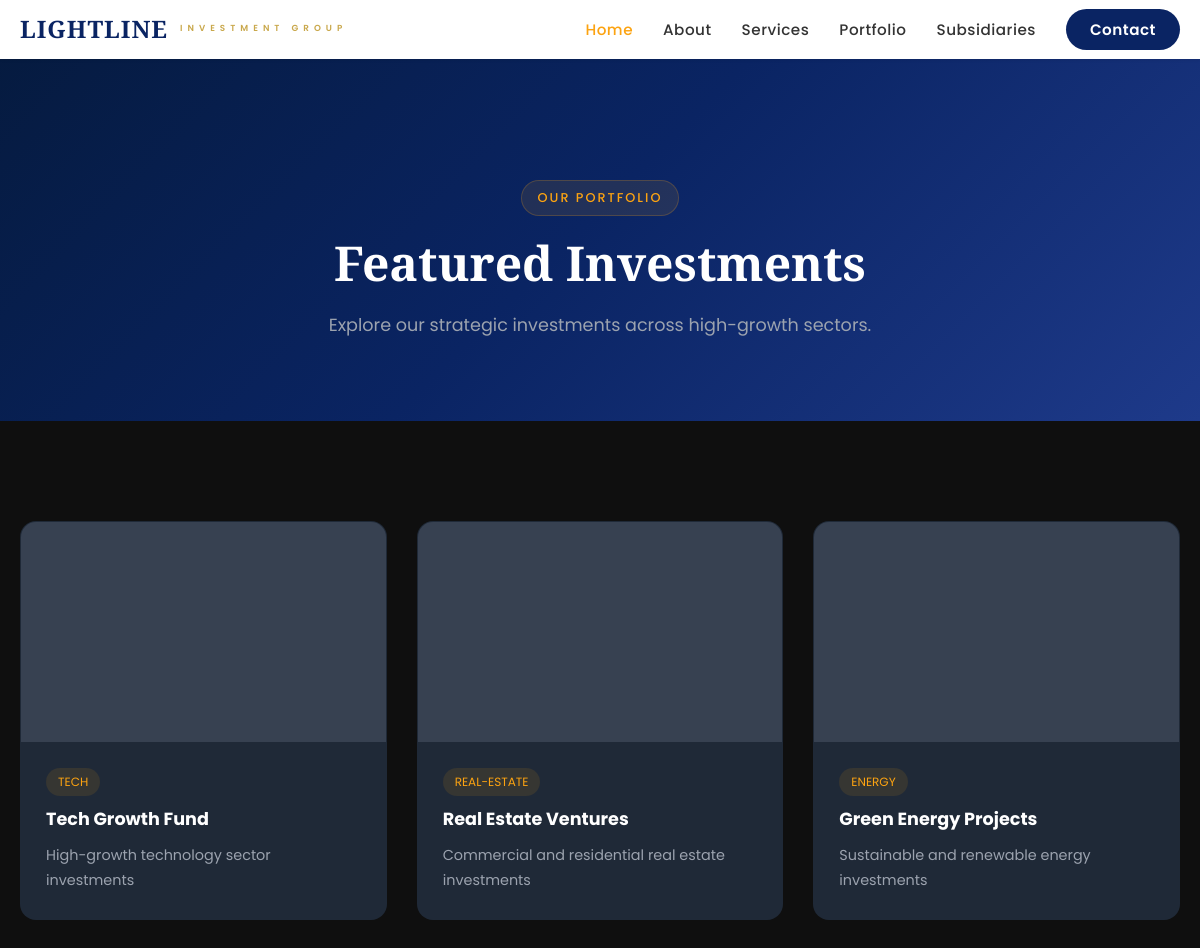
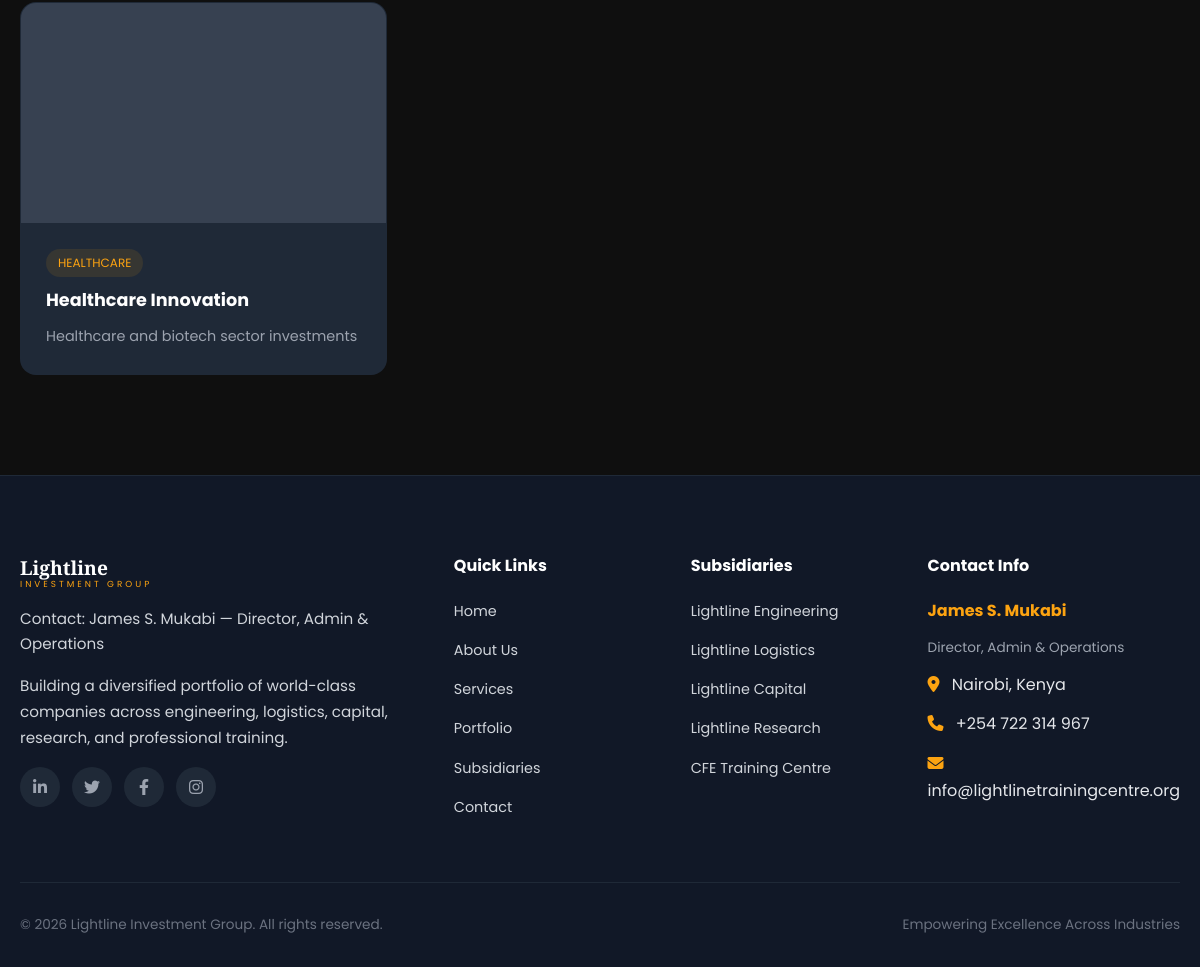
The app's page /portfolio with its own data (2 pictures, top to bottom).
### tables this page shows
CREATE TABLE portfolio (
                id INTEGER PRIMARY KEY AUTOINCREMENT,
                title TEXT NOT NULL,
                description TEXT,
                image_url TEXT,
                category TEXT,
                link TEXT,
                order_num INTEGER DEFAULT 0,
                is_active INTEGER DEFAULT 1,
                created_at TIMESTAMP DEFAULT CURRENT_TIMESTAMP
            );

### blueprints/main_bp.py (the view)
@main_bp.route('/portfolio')
def portfolio():
    conn = get_db()
    portfolio = conn.execute('SELECT * FROM portfolio WHERE is_active=1 ORDER BY order_num').fetchall()
    conn.close()
    return render_template('main/portfolio.html', portfolio=portfolio)

### blueprints/main_bp.py (called while the page is built)
def get_db():
    conn = sqlite3.connect(DB_PATH)
    conn.row_factory = sqlite3.Row
    return conn

### templates/main/portfolio.html (shortened to what this page needs)
{% extends "main/base.html" %}
{% block content %}
<section class="page-header">
    <div class="container">
        <span class="section-tag" data-aos="fade-up">Our Portfolio</span>
        <h1 data-aos="fade-up" data-aos-delay="100">Featured Investments</h1>
        <p data-aos="fade-up" data-aos-delay="200">Explore our strategic investments across high-growth sectors.</p>
    </div>
</section>
<section class="section section-dark">
    <div class="container">
        <div class="grid-3">
            {% for item in portfolio %}
            <div class="card" data-aos="fade-up" style="padding:0;overflow:hidden;">
                <div style="height:220px;background:var(--gray-700);overflow:hidden;">
                </div>
                <div style="padding:25px;">
                    <span style="display:inline-block;padding:4px 12px;background:rgba(252,163,17,0.1);border-radius:50px;color:var(--accent);font-size:0.75rem;text-transform:uppercase;margin-bottom:12px;">{{ item.category }}</span>
                    <h3 style="font-family:'Poppins',sans-serif;font-size:1.1rem;color:var(--white);">{{ item.title }}</h3>
                    <p style="color:var(--gray-400);font-size:0.9rem;margin-top:8px;">{{ item.description }}</p>
                </div>
            </div>
            {% endfor %}
        </div>
    </div>
</section>
{% endblock %}

### static/css/style.css (style rules this page uses)
:root { --primary: #0a2463; --primary-light: #1e3a8a; --primary-dark: #051a3d; --accent: #fca311; --accent-light: #ffb732; --accent-dark: #e08f0e; --dark: #0f0f0f; --dark-light: #1a1a2e; --gray-900: #111827; --gray-800: #1f2937; --gray-700: #374151; --gray-600: #4b5563; --gray-500: #6b7280; --gray-400: #9ca3af; --gray-300: #d1d5db; --gray-200: #e5e7eb; --gray-100: #f3f4f6; --white: #ffffff; --gradient-primary: linear-gradient(135deg, var(--primary) 0%, var(--primary-light) 100%); --gradient-accent: linear-gradient(135deg, var(--accent) 0%, var(--accent-light) 100%); --gradient-hero: linear-gradient(135deg, var(--primary-dark) 0%, var(--primary) 50%, var(--primary-light) 100%); --shadow-sm: 0 1px 2px rgba(0, 0, 0, 0.05); --shadow-md: 0 4px 6px rgba(0, 0, 0, 0.1); --shadow-lg: 0 10px 25px rgba(0, 0, 0, 0.15); --shadow-xl: 0 20px 40px rgba(0, 0, 0, 0.2); --transition-base: 0.3s ease; --section-padding: 100px 0; --container-width: 1200px; --border-radius: 16px; }
:root { --eng-color: #4fa5d5; --eng-light: #85c1e9; --log-color: #c9a84c; --log-light: #dfc278; --cap-color: #c9a84c; --cap-light: #dfc278; --res-color: #8b7aaf; --res-light: #a898c4; --cfe-color: #3a8a7a; --cfe-light: #5aae9a; }
* { margin: 0; padding: 0; box-sizing: border-box; }
html { scroll-behavior: smooth; font-size: 16px; }
body { font-family: 'Poppins', sans-serif; color: var(--gray-200); background: var(--dark); overflow-x: hidden; line-height: 1.7; font-size: 1rem; -webkit-font-smoothing: antialiased; }
h1, h2, h3, h4, h5, h6 { font-family: 'Playfair Display', serif; line-height: 1.3; }
p { font-size: 1.05rem; line-height: 1.75; color: var(--gray-300); }
.container { max-width: var(--container-width); margin: 0 auto; padding: 0 20px; }
.section { padding: var(--section-padding); }
.section-dark { background: var(--dark); }
.section-tag { display: inline-block; padding: 6px 16px; background: rgba(252, 163, 17, 0.1); border: 1px solid rgba(252, 163, 17, 0.2); border-radius: 50px; color: var(--accent); font-size: 0.8rem; font-weight: 500; text-transform: uppercase; letter-spacing: 2px; margin-bottom: 16px; }
.grid-3 { display: grid; grid-template-columns: repeat(3, 1fr); gap: 30px; }
.card { background: var(--gray-800); border-radius: var(--border-radius); padding: 35px; transition: var(--transition-base); border: 1px solid transparent; }
.card h3 { font-size: 1.3rem; color: var(--white); margin-bottom: 12px; }
.card p { color: var(--gray-300); font-size: 1rem; line-height: 1.75; }

### templates/main/base.html (style rules this page uses)
.page-header { padding: 180px 0 80px; background: var(--gradient-hero); text-align: center; position: relative; }
.page-header h1 { font-size: 3rem; color: var(--white); margin-bottom: 16px; }
.page-header p { color: var(--gray-400); font-size: 1.1rem; max-width: 600px; margin: 0 auto; }

### records on screen
portfolio: category "TECH", title "Tech Growth Fund", description "High-growth technology sector investments"
portfolio: category "REAL-ESTATE", title "Real Estate Ventures", description "Commercial and residential real estate investments"
portfolio: category "ENERGY", title "Green Energy Projects", description "Sustainable and renewable energy investments"
portfolio: category "HEALTHCARE", title "Healthcare Innovation", description "Healthcare and biotech sector investments"
